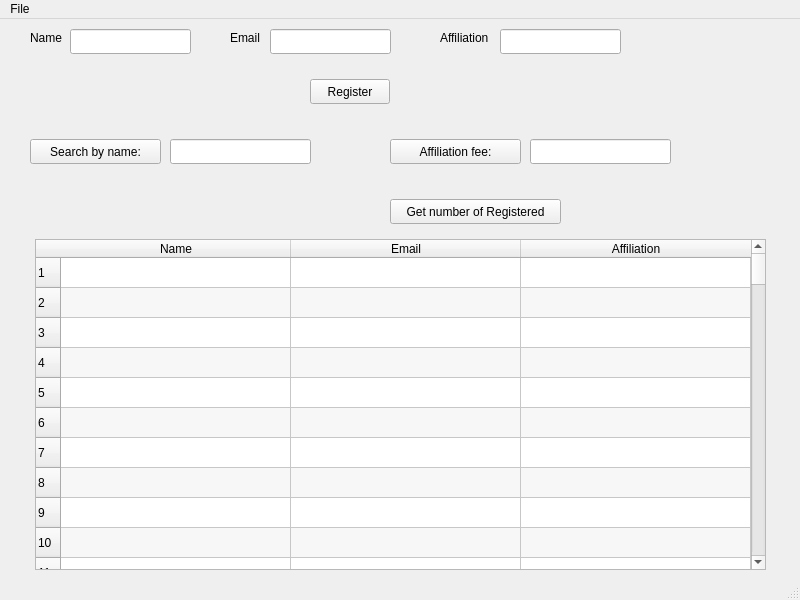
<?xml version="1.0" encoding="UTF-8"?>
<ui version="4.0">
 <class>MainWindow</class>
 <widget class="QMainWindow" name="MainWindow">
  <property name="geometry">
   <rect>
    <x>0</x>
    <y>0</y>
    <width>800</width>
    <height>600</height>
   </rect>
  </property>
  <property name="windowTitle">
   <string>MainWindow</string>
  </property>
  <widget class="QWidget" name="centralwidget">
   <widget class="QLabel" name="label">
    <property name="geometry">
     <rect>
      <x>30</x>
      <y>10</y>
      <width>81</width>
      <height>17</height>
     </rect>
    </property>
    <property name="text">
     <string>Name</string>
    </property>
   </widget>
   <widget class="QLineEdit" name="lineEdit_name">
    <property name="geometry">
     <rect>
      <x>70</x>
      <y>10</y>
      <width>121</width>
      <height>25</height>
     </rect>
    </property>
   </widget>
   <widget class="QLabel" name="label_2">
    <property name="geometry">
     <rect>
      <x>230</x>
      <y>10</y>
      <width>81</width>
      <height>17</height>
     </rect>
    </property>
    <property name="text">
     <string>Email</string>
    </property>
   </widget>
   <widget class="QLineEdit" name="lineEdit_2_email">
    <property name="geometry">
     <rect>
      <x>270</x>
      <y>10</y>
      <width>121</width>
      <height>25</height>
     </rect>
    </property>
   </widget>
   <widget class="QLabel" name="label_3">
    <property name="geometry">
     <rect>
      <x>440</x>
      <y>10</y>
      <width>81</width>
      <height>17</height>
     </rect>
    </property>
    <property name="text">
     <string>Affiliation</string>
    </property>
   </widget>
   <widget class="QLineEdit" name="lineEdit_3_affil">
    <property name="geometry">
     <rect>
      <x>500</x>
      <y>10</y>
      <width>121</width>
      <height>25</height>
     </rect>
    </property>
   </widget>
   <widget class="QPushButton" name="pushButton">
    <property name="geometry">
     <rect>
      <x>310</x>
      <y>60</y>
      <width>80</width>
      <height>25</height>
     </rect>
    </property>
    <property name="text">
     <string>Register</string>
    </property>
   </widget>
   <widget class="QPushButton" name="pushButton_2">
    <property name="geometry">
     <rect>
      <x>30</x>
      <y>120</y>
      <width>131</width>
      <height>25</height>
     </rect>
    </property>
    <property name="text">
     <string>Search by name:</string>
    </property>
   </widget>
   <widget class="QLineEdit" name="lineEdit_searchByName">
    <property name="geometry">
     <rect>
      <x>170</x>
      <y>120</y>
      <width>141</width>
      <height>25</height>
     </rect>
    </property>
   </widget>
   <widget class="QLabel" name="label_searchOutput">
    <property name="geometry">
     <rect>
      <x>30</x>
      <y>150</y>
      <width>281</width>
      <height>71</height>
     </rect>
    </property>
    <property name="text">
     <string/>
    </property>
   </widget>
   <widget class="QPushButton" name="pushButton_3">
    <property name="geometry">
     <rect>
      <x>390</x>
      <y>120</y>
      <width>131</width>
      <height>25</height>
     </rect>
    </property>
    <property name="text">
     <string>Affiliation fee:</string>
    </property>
   </widget>
   <widget class="QLineEdit" name="lineEdit_searchByAffiliation">
    <property name="geometry">
     <rect>
      <x>530</x>
      <y>120</y>
      <width>141</width>
      <height>25</height>
     </rect>
    </property>
   </widget>
   <widget class="QLabel" name="label_searchOutput_2">
    <property name="geometry">
     <rect>
      <x>390</x>
      <y>150</y>
      <width>281</width>
      <height>21</height>
     </rect>
    </property>
    <property name="text">
     <string/>
    </property>
   </widget>
   <widget class="QPushButton" name="pushButton_4">
    <property name="geometry">
     <rect>
      <x>390</x>
      <y>180</y>
      <width>171</width>
      <height>25</height>
     </rect>
    </property>
    <property name="text">
     <string>Get number of Registered</string>
    </property>
   </widget>
   <widget class="QLabel" name="label_searchOutput_3">
    <property name="geometry">
     <rect>
      <x>570</x>
      <y>180</y>
      <width>201</width>
      <height>21</height>
     </rect>
    </property>
    <property name="text">
     <string/>
    </property>
   </widget>
   <widget class="QTableWidget" name="tableWidget">
    <property name="geometry">
     <rect>
      <x>35</x>
      <y>220</y>
      <width>731</width>
      <height>331</height>
     </rect>
    </property>
    <property name="alternatingRowColors">
     <bool>true</bool>
    </property>
    <property name="rowCount">
     <number>100</number>
    </property>
    <attribute name="horizontalHeaderDefaultSectionSize">
     <number>230</number>
    </attribute>
    <row/>
    <row/>
    <row/>
    <row/>
    <row/>
    <row/>
    <row/>
    <row/>
    <row/>
    <row/>
    <row/>
    <row/>
    <row/>
    <row/>
    <row/>
    <row/>
    <row/>
    <row/>
    <row/>
    <row/>
    <row/>
    <row/>
    <row/>
    <row/>
    <row/>
    <row/>
    <row/>
    <row/>
    <row/>
    <row/>
    <row/>
    <row/>
    <row/>
    <row/>
    <row/>
    <row/>
    <row/>
    <row/>
    <row/>
    <row/>
    <row/>
    <row/>
    <row/>
    <row/>
    <row/>
    <row/>
    <row/>
    <row/>
    <row/>
    <row/>
    <row/>
    <row/>
    <row/>
    <row/>
    <row/>
    <row/>
    <row/>
    <row/>
    <row/>
    <row/>
    <row/>
    <row/>
    <row/>
    <row/>
    <row/>
    <row/>
    <row/>
    <row/>
    <row/>
    <row/>
    <row/>
    <row/>
    <row/>
    <row/>
    <row/>
    <row/>
    <row/>
    <row/>
    <row/>
    <row/>
    <row/>
    <row/>
    <row/>
    <row/>
    <row/>
    <row/>
    <row/>
    <row/>
    <row/>
    <row/>
    <row/>
    <row/>
    <row/>
    <row/>
    <row/>
    <row/>
    <row/>
    <row/>
    <row/>
    <row/>
    <column>
     <property name="text">
      <string>Name</string>
     </property>
    </column>
    <column>
     <property name="text">
      <string>Email</string>
     </property>
    </column>
    <column>
     <property name="text">
      <string>Affiliation</string>
     </property>
    </column>
   </widget>
  </widget>
  <widget class="QMenuBar" name="menubar">
   <property name="geometry">
    <rect>
     <x>0</x>
     <y>0</y>
     <width>800</width>
     <height>22</height>
    </rect>
   </property>
   <widget class="QMenu" name="menuFile">
    <property name="title">
     <string>File</string>
    </property>
    <addaction name="actionSave"/>
   </widget>
   <addaction name="menuFile"/>
  </widget>
  <widget class="QStatusBar" name="statusbar"/>
  <action name="actionSave">
   <property name="text">
    <string>Save</string>
   </property>
  </action>
 </widget>
 <resources/>
 <connections/>
</ui>
